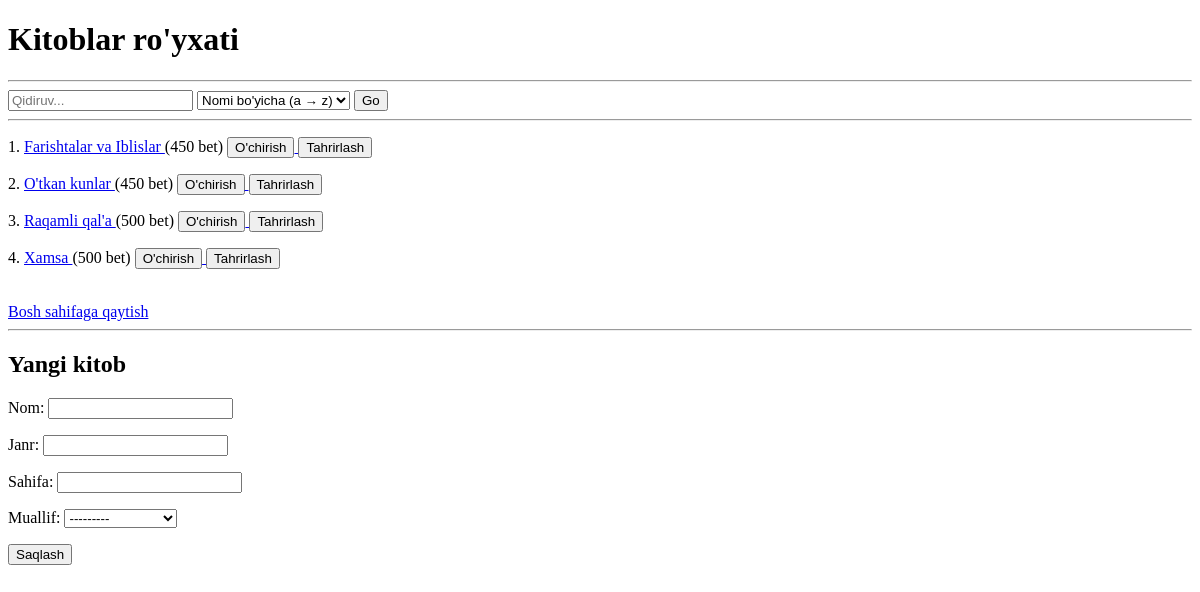
Page /kitoblar/ on the earlier database version.
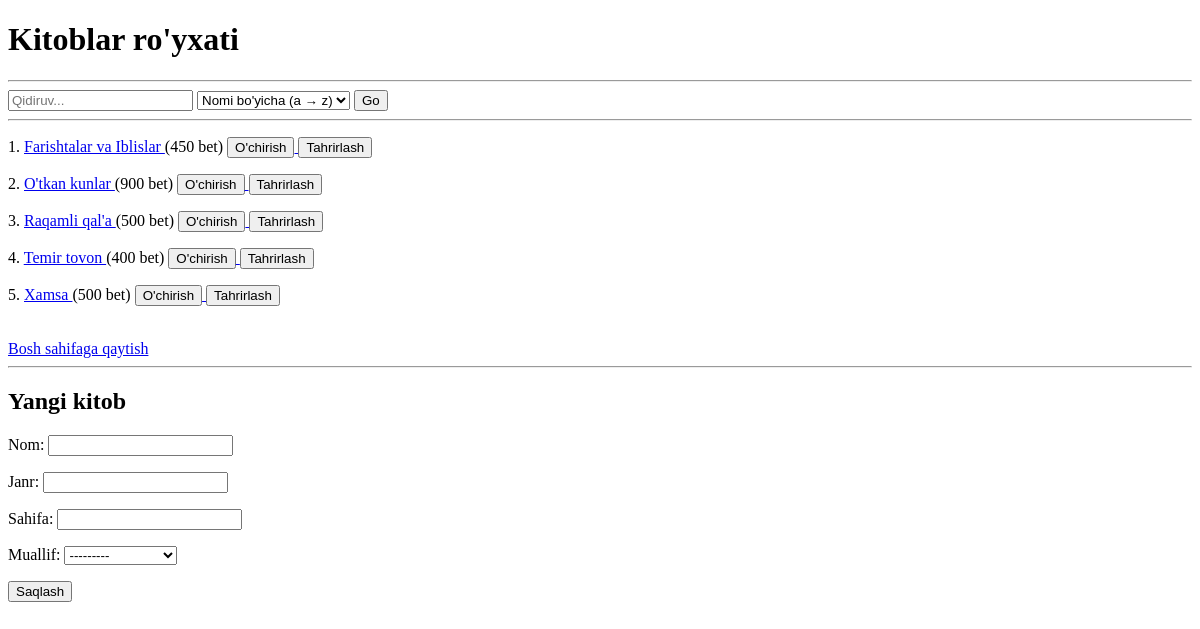
Same page on the later database version.
### main/models.py (models this page shows, shortened)
class Kitob(models.Model):
    nom = models.CharField(max_length=200)
    janr = models.CharField(max_length=100)
    sahifa = models.PositiveSmallIntegerField()
    muallif = models.ForeignKey(Muallif, on_delete=models.SET_NULL, null=True)

### main/views.py (the view)
# urls.py: path('kitoblar/', kitoblar_view, name='kitoblar'),
def kitoblar_view(request):
    q = request.GET.get('q', '')
    sort = request.GET.get('sort', 'nom')
    kitoblar = Kitob.objects.filter(nom__icontains=q).order_by(sort)
    form = KitobForm()
    if request.method == 'POST':
        form = KitobForm(request.POST)
        if form.is_valid():
            form.save()
            return redirect('kitoblar')
    context = {
        'kitoblar': kitoblar,
        'q': q,
        'sort': sort,
        'form': form
    }
    return render(request, 'kitoblar.html', context)

### main/forms.py
class KitobForm(forms.ModelForm):
    class Meta:
        model = Kitob
        fields = '__all__'

### main/models.py (called while the page is built)
    def __str__(self):
        return self.ism

### templates/kitoblar.html (shortened to what this page needs)
<!DOCTYPE html>
<html>
<head>
</head>
<body>
    <h1>Kitoblar ro'yxati</h1>
    <hr>
    <form method="get">
        <input type="text" name="q" {% if q %} value="{{ q }}"{% endif %} placeholder="Qidiruv...">
        <select name="sort">
            <option value="nom" {% if sort == 'nom' %} selected{% endif %}>Nomi bo'yicha (a → z)</option>
        </select>
        <button type="submit">Go</button>
    </form>
    <hr>
    {% for kitob in kitoblar %}
    <p>
        {{ forloop.counter }}.
        <a href="{% url 'kitob_detail' kitob.id %}">
            {{ kitob.nom }}
        </a>
        ({{ kitob.sahifa }} bet)
        <a href="{% url 'kitob_delete_confirm' kitob.id %}">
          <button>O'chirish</button>
        </a>
        <a href="/kitoblar/{{ kitob.id }}/update">
            <button>Tahrirlash</button>
        </a>
    </p>
    {% empty %}
    <p>Kitoblar topilmadi.</p>
    {% endfor %}
    <br>
    <a href="{% url 'home' %}">Bosh sahifaga qaytish</a>
    <hr>
    <h2>Yangi kitob</h2>
<form method="POST">
    {{ form.as_p}}
    <button type="submit">Saqlash</button>
</form>
</body>
</html>

Differences in the rows shown:
changed Kitob "O'tkan kunlar": sahifa "450" → "900"
added Kitob: nom "Temir tovon", sahifa "400"
